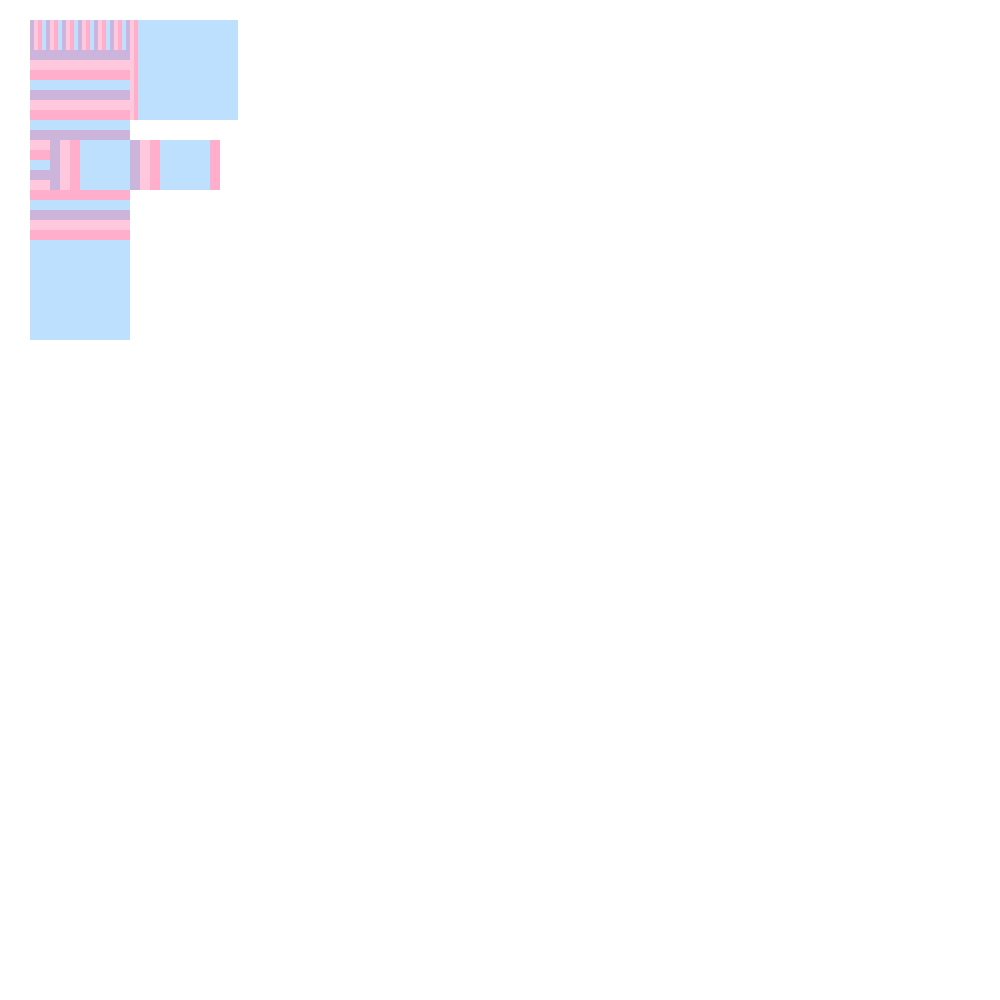
Frame 1 (no input)
Frame 60 (no input): identical to frame 1, image omitted
Frame 120 (the mouse pressed at the canvas centre since frame 60): identical to frame 1, image omitted

The p5.js sketch that drew this single still picture (run headless with seeded random() and noise() and a simulated clock; from frame 60 on, the mouse is pressed at the canvas centre):

// p5.js sketch
// ── sketch.js

function setup () {
    c = createCanvas(1000,1000)
    

    noStroke()
    

}


function draw() {
  fill(205,180,219)
  square(30, 20, 100);
  fill(255,200,221)
  square(34, 20, 100);
  fill(255,175,204)
  square(38, 20, 100);
  fill(189,224,254)
  square(42, 20, 100);

  fill(205,180,219)
  square(46, 20, 100);
  fill(255,200,221)
  square(50, 20, 100);
  fill(255,175,204)
  square(54, 20, 100);
  fill(189,224,254)
  square(58, 20, 100);

  fill(205,180,219)
  square(62, 20, 100);
  fill(255,200,221)
  square(66, 20, 100);
  fill(255,175,204)
  square(70, 20, 100);
  fill(189,224,254)
  square(74, 20, 100);

  fill(205,180,219)
  square(78, 20, 100);
  fill(255,200,221)
  square(82, 20, 100);
  fill(255,175,204)
  square(86, 20, 100);
  fill(189,224,254)
  square(90, 20, 100);

  fill(205,180,219)
  square(94, 20, 100);
  fill(255,200,221)
  square(98, 20, 100);
  fill(255,175,204)
  square(102, 20, 100);
  fill(189,224,254)
  square(106, 20, 100);

  fill(205,180,219)
  square(110, 20, 100);
  fill(255,200,221)
  square(114, 20, 100);
  fill(255,175,204)
  square(118, 20, 100);
  fill(189,224,254)
  square(122, 20, 100);

  fill(205,180,219)
  square(126, 20, 100);
  fill(255,200,221)
  square(130, 20, 100);
  fill(255,175,204)
  square(134, 20, 100);
  fill(189,224,254)
  square(138, 20, 100);
  
  fill(205,180,219)
  square(30, 50, 100);
  fill(255,200,221)
  square(30, 60, 100);
  fill(255,175,204)
  square(30, 70, 100);
  fill(189,224,254)
  square(30, 80, 100);

  fill(205,180,219)
  square(30, 90, 100);
  fill(255,200,221)
  square(30, 100, 100);
  fill(255,175,204)
  square(30, 110, 100);
  fill(189,224,254)
  square(30, 120, 100);

  fill(205,180,219)
  square(30, 130, 100);
  fill(255,200,221)
  square(30, 140, 100);
  fill(255,175,204)
  square(30, 150, 100);
  fill(189,224,254)
  square(30, 160, 100);

  fill(205,180,219)
  square(30, 170, 100);
  fill(255,200,221)
  square(30, 180, 100);
  fill(255,175,204)
  square(30, 190, 100);
  fill(189,224,254)
  square(30, 200, 100);

  fill(205,180,219)
  square(30, 210, 100);
  fill(255,200,221)
  square(30, 220, 100);
  fill(255,175,204)
  square(30, 230, 100);
  fill(189,224,254)
  square(30, 240, 100);

  fill(205,180,219)
  square(50, 140, 50);
  fill(255,200,221)
  square(60, 140, 50);
  fill(255,175,204)
  square(70, 140, 50);
  fill(189,224,254)
  square(80, 140, 50);

  fill(205,180,219)
  square(150, 140, 50);
  fill(255,200,221)
  square(160, 140, 50);
  fill(255,175,204)
  square(170, 140, 50);
  fill(189,224,254)
  square(150, 140, 50);

  fill(205,180,219)
  square(130, 140, 50);
  fill(255,200,221)
  square(140, 140, 50);
  fill(255,175,204)
  square(150, 140, 50);
  fill(189,224,254)
  square(160, 140, 50);


}
